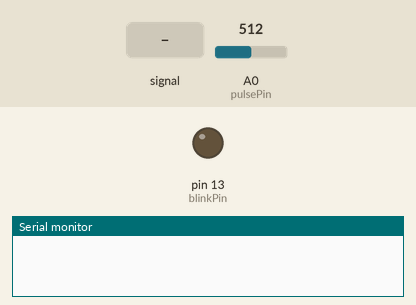
Simulated run of this sketch. Board: Arduino Uno, built with avr-gcc and run on an emulated ATmega328P. On the bench: output pins drawn as LEDs (lit = HIGH), the last lines printed to the serial monitor. The test bench sets the inputs (shaded band); at power-on: A0 (pulsePin) = 512.

Above: at 1.2 s.
1.3 s: A0 (pulsePin) fed a 200 Hz sine of ±81 counts around its level
4.3 s: A0 (pulsePin) set to 513
At 7.09 s:
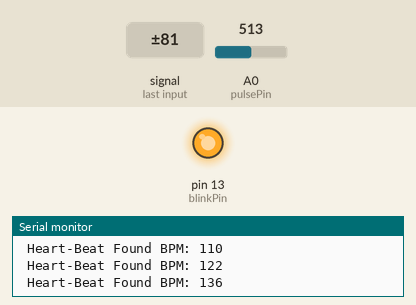
7.3 s: A0 (pulsePin) set to 306
At 8.7 s:
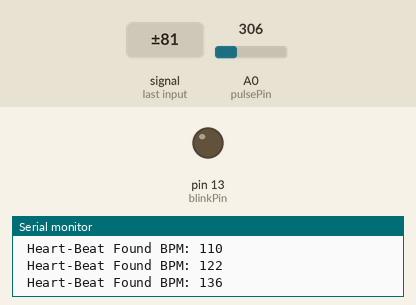
Timing chart, 0 to 10.3 s (numbered marks = the images above; inputs shaded):
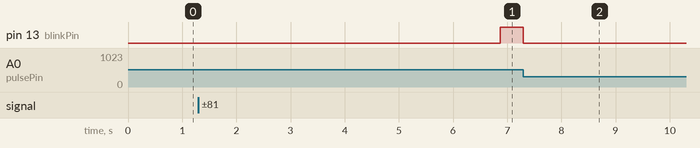

Measured:
- the behaviour switches between 512 and 513 on A0 (pulsePin) (found by bisection; images 0 and 1)
- after the input at 4.3 s, pin 13 (blinkPin): LOW → HIGH after 2.6 s
- after the input at 7.3 s, pin 13 (blinkPin): HIGH → LOW at once

The sketch:

arduino_code.ino
```cpp
#include <Wire.h>
#define I2CAddressESPWifi 8

int pulsePin = A0;
int blinkPin = 13;

// Folosite pentru rutina serviciului interrupt
volatile int BPM;
volatile int Signal;                // stocheaza valoarea bruta primita de la senzor
volatile int IBI = 600;             // stocheaza intervalul de timp dintre bataile inimii.
volatile boolean Pulse = false;
volatile boolean QS = false;        // "true" cand senzorul detecteaza o bataie a inimii

volatile int rate[10];                      // vector ce retine ultimele 10 valori IBI inregistrare
volatile unsigned long sampleCounter = 0;          // pentru determinarea sincronizarii pulsului
volatile unsigned long lastBeatTime = 0;           // pentru a gasi IBI
volatile int P = 512;                      // valoarea maxima trimisa de catre senzor
volatile int T = 512;                     // valoarea minima trimisa de catre senzor
volatile int thresh = 525;                // momentul instant al bataii inimii
volatile int amp = 100;                   // amplitudinea semnalului de puls
volatile boolean firstBeat = true;
volatile boolean secondBeat = false;


void setup() {
  pinMode(blinkPin,OUTPUT);         // pin care se va activa atunci cand este detectata o bataie a inimii
  Serial.begin(9600);
  interruptSetup();                 // vom citi senzorul de puls la fiecare 2ms

  Wire.begin(I2CAddressESPWifi);          //deshidem canalul de comunicare intre esp (master) si arduino (slave) prin adresa apelata;
  Wire.onRequest(espWifiRequestEvent);    //atunci cand primim o cerere a BPM-ului de la esp, o trimitem catre acesta
}

void loop() {
  if (QS == true) {// daca o bataie a inimii a fost gasita...
    serialOutputWhenBeatHappens();
    QS = false;
  }
  delay(20);
}


void interruptSetup() {
  // Initializam intreruperile la fiecare 2ms.
  TCCR2A = 0x02;
  TCCR2B = 0x06;
  OCR2A = 0X7C;
  TIMSK2 = 0x02;
  sei();
}

void serialOutputWhenBeatHappens() {
  Serial.print(" Heart-Beat Found ");
  Serial.print("BPM: ");
  Serial.println(BPM);
}


ISR(TIMER2_COMPA_vect) {
  cli();                                      // Dezactivam intreruperile
  Signal = analogRead(pulsePin);              // citim valoarea de la senzorul de puls
  sampleCounter += 2;                         // urmaresc timpul
  int N = sampleCounter - lastBeatTime;       // monitorizez cat timp a trecut de la ultima bataie pentru a evita zgomotul
  if(Signal < thresh && N > (IBI/5)*4) {      // evit zgomotul prin a verifica daca a trecut un timp de 3/5 din IBI
    if (Signal < T) {
      T = Signal;                             // semnalul minim inregistrat
    }
  }

  if(Signal > thresh && Signal > P) {
      P = Signal;                             // semnalul maxim inregistrat
    }

  if (N > 250) {
    if ( (Signal > thresh) && (Pulse == false) && (N > (IBI/5)*3) ) {
      Pulse = true;                               // setam flag-ul
      digitalWrite(blinkPin,HIGH);
      IBI = sampleCounter - lastBeatTime;         // masor timpul intre batai
      lastBeatTime = sampleCounter;               // evidenta timpului pentru urmatorul impuls

      if(secondBeat) {
        secondBeat = false;
        for(int i=0; i<=9; i++) {
            rate[i] = IBI;
        }
      }
      if(firstBeat) {
        firstBeat = false;
        secondBeat = true;                   // setez flag-ul pentru al doiea beat
        sei();                               // activez intreruperile
        return;
      }

      word runningTotal = 0;

      for(int i=0; i<=8; i++) {
          rate[i] = rate[i+1];
          runningTotal += rate[i];
      }

      rate[9] = IBI;                          // adaug cel mai recent IBI catre vectorul rate
      runningTotal += rate[9];                // adaug cel mai recent IBI
      runningTotal /= 10;                     // media ultimelor 10 valori
      BPM = 60000/runningTotal;               // numarul de batai pe minut (BPM)
      QS = true;                              // setez flag-ul pentru trimitere
    }
  }

  if (Signal < thresh && Pulse == true) {
    digitalWrite(blinkPin,LOW);
    Pulse = false;
    amp = P - T;                           // masor amplitudinea
    thresh = amp/2 + T;                    // setez pragul la 1/2 din amplitudine
    P = thresh;
    T = thresh;
  }

  if (N > 2500) {                           // daca au trecut 2.5 secunde fara nicio bataie a inimii
    thresh = 512;
    P = 512;
    T = 512;
    lastBeatTime = sampleCounter;
    firstBeat = true;
    secondBeat = false;
  }

  sei();                                   // activez intreruperile
}

void espWifiRequestEvent()                // cand master-ul esp trimite o cerere de date, arduino raspunde cu bpm-ul masurat
{
  Wire.write(BPM);
}
```
